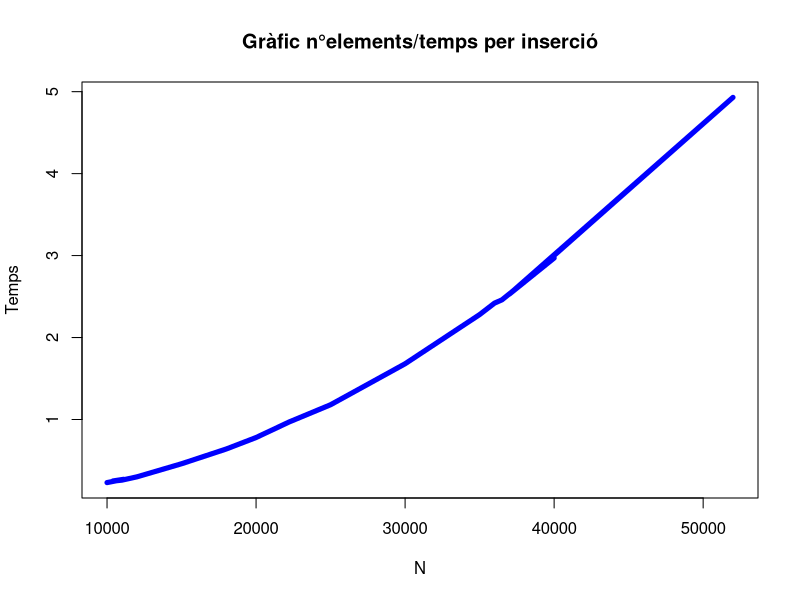
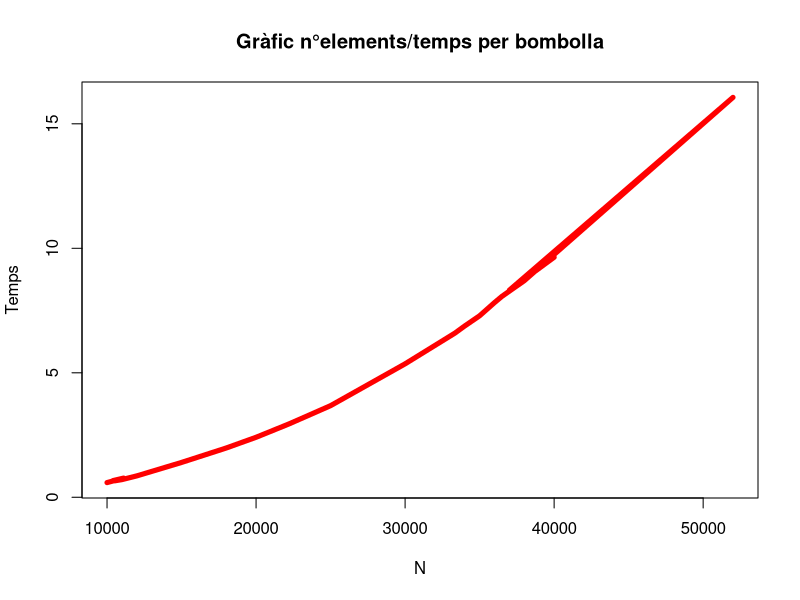
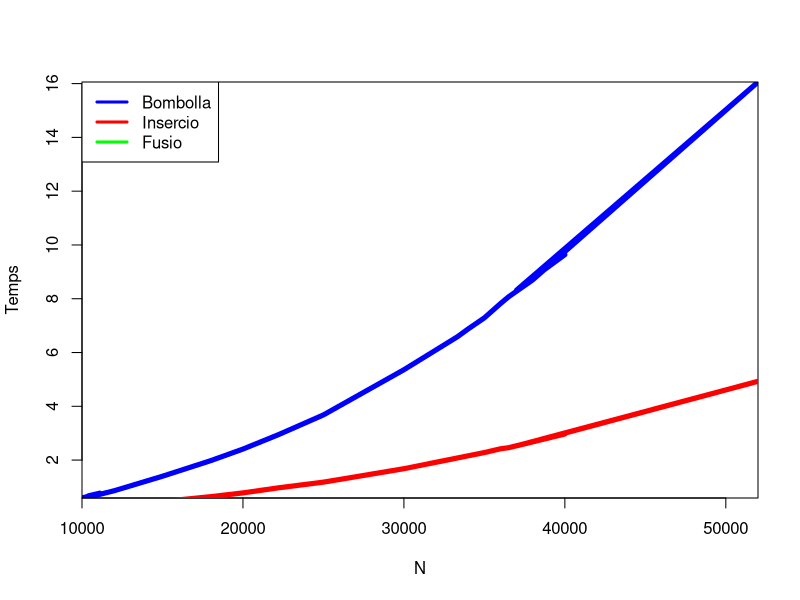
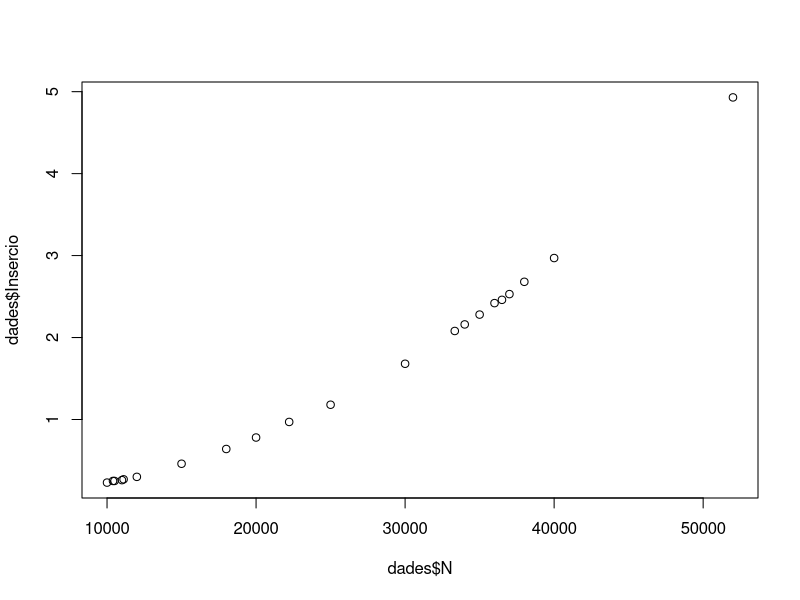
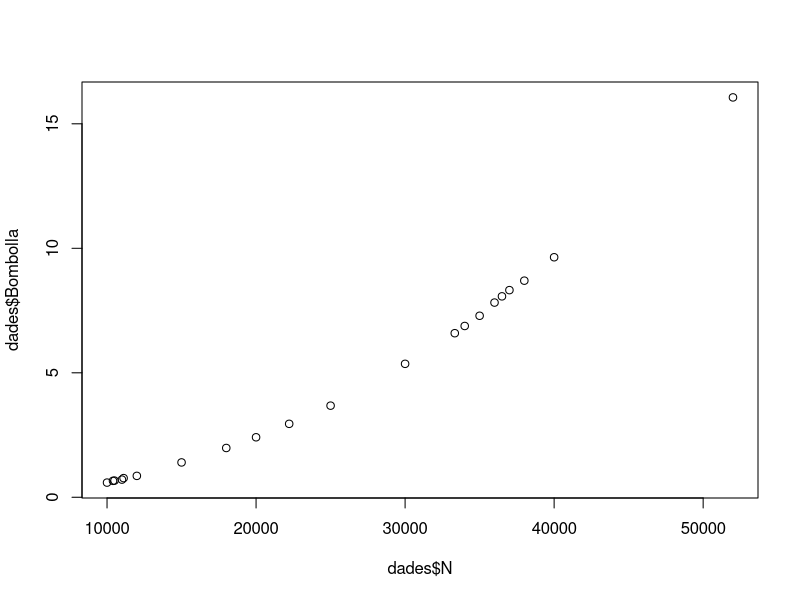
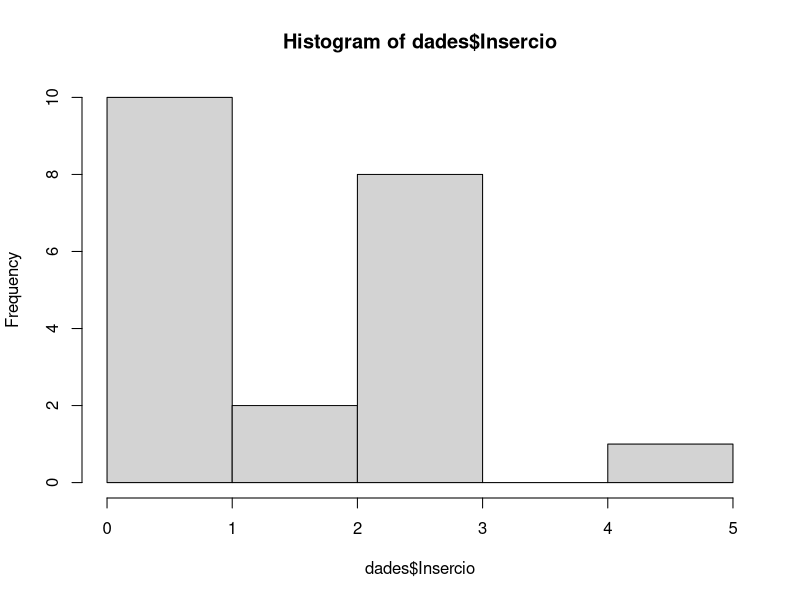
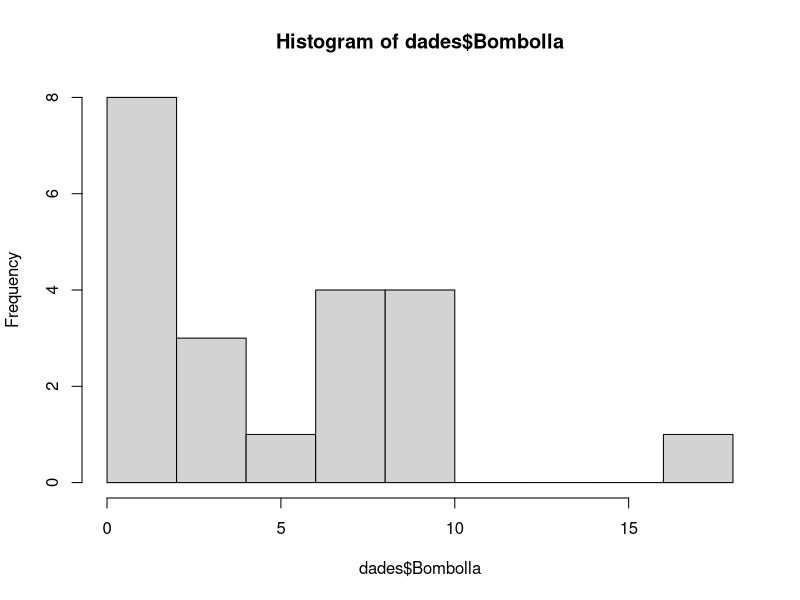

Write the R code that produced these figures, in order.

setwd("/home2/users/alumnes/1202152/dades/PEB7")

dades = read.table("data.txt",header=TRUE)
dadesBWCases = read.table("data_best_worst_cases.txt",header=TRUE)
#4 Columnes N Insercio Bombolla Fusio

#Busca medidors interesantes
summary(dades)

#Plot de cada algoritme
plot(dades$N,dades$Insercio,type="l",main="Gràfic n°elements/temps per inserció",lwd=5,col="blue",xlab="N", ylab="Temps")

plot(dades$N,dades$Bombolla,type="l",main="Gràfic n°elements/temps per bombolla",lwd=5,col="red",xlab="N", ylab="Temps")

#plot(dades$N,dades$Fusio,type="p",main="Gràfic n°elements/temps per fusió",lwd=5,col="orange",xlab="N", ylab="Temps")

#Plot dels 3 junts
dades

plot(dades$N, dades$Bombolla, type="l", lwd=5, col="blue",xlab="N", ylab="Temps", xaxs="i", yaxs="i")
lines(dades$N,dades$Insercio, lwd=5, col="red")
#lines(dades$N,dades$Fusio, lwd=20, col="green")
legend("topleft", legend=c("Bombolla","Insercio","Fusio"), lwd=c(3,3,3), col=c("blue","red","green"))



#Proves Hipotesi
#Si merge es el millor per vectors de +10000

mitjanaI1 = mean(dades$Insercio)
mitjanaB1 = mean(dades$Bombolla)
mitjanaF1 = mean(dades$Fusio)

mitjanaI2 = mean(dades$Insercio)/mean(dades$N)
mitjanaB2 = mean(dades$Bombolla)/mean(dades$N)
mitjanaF2 = mean(dades$Fusio)/mean(dades$N)


mitjanaI3 = mitjanaI2*10000
mitjanaB3 = mitjanaB2*10000
mitjanaF3 = mitjanaF2*10000


#Hipotesis
#Hipotesis nula H0: mitjanamerge = mitjanaisert 
#               H1: mitjanamerge < mitjanainsert (unilateral)


qqplot(dades$N,dades$Insercio)
qqplot(dades$N,dades$Bombolla)

hist(dades$Insercio)
hist(dades$Bombolla)




dades$IN10000<-dades$Insercio*mean(dades$N)
dades$BN10000<-dades$Bombolla*mean(dades$N)
dades$FN10000<-dades$Fusio*mean(dades$N) 

mitjEstadistico1 = mitjanaI1
mitjEstadistico2 = mitjanaF1

desvEstadistico1 = sd(dades$Insercio)
desvEstadistico2 = sd(dades$Fusio)

varEstadistico1 = desvEstadistico1*desvEstadistico1
varEstadistico2 = desvEstadistico2*desvEstadistico2
N = length(dades$N)

varconjunta=((N-1)*desvEstadistico1+(N-1)*desvEstadistico2)/(N*2-2)

TEstadistico = (mitjEstadistico1*mitjEstadistico2)/(varconjunta*sqrt(1/N+1/N))
#Per vectors entre 5 i 20 elements si ho segueix sent
t.test(dades$IN10000,dades$FN10000,var.equal = TRUE)

? t.test
#Casos extrems merge to grandes
